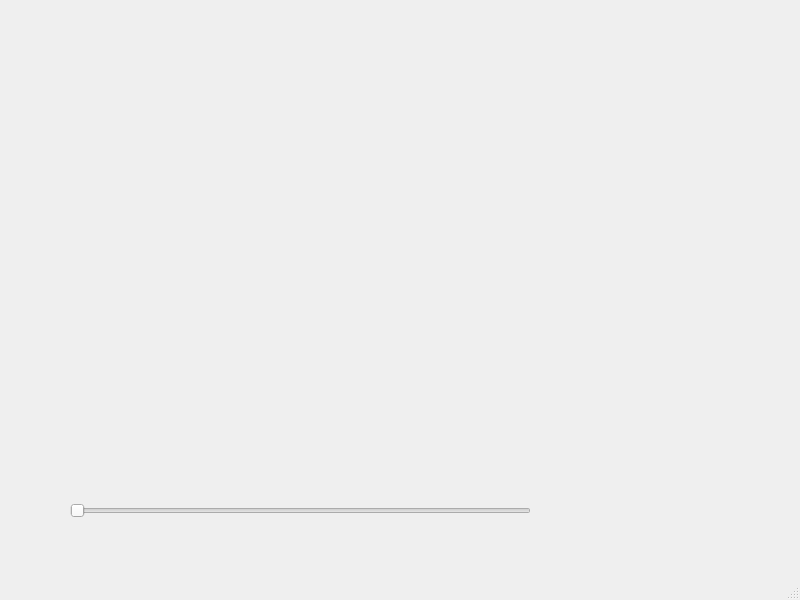
<?xml version="1.0" encoding="UTF-8"?>
<ui version="4.0">
 <class>MainWindow</class>
 <widget class="QMainWindow" name="MainWindow">
  <property name="geometry">
   <rect>
    <x>0</x>
    <y>0</y>
    <width>800</width>
    <height>600</height>
   </rect>
  </property>
  <property name="windowTitle">
   <string>MainWindow</string>
  </property>
  <widget class="QWidget" name="centralwidget">
   <widget class="QSlider" name="horizontalSlider">
    <property name="geometry">
     <rect>
      <x>70</x>
      <y>500</y>
      <width>461</width>
      <height>22</height>
     </rect>
    </property>
    <property name="orientation">
     <enum>Qt::Horizontal</enum>
    </property>
   </widget>
  </widget>
  <widget class="QMenuBar" name="menubar">
   <property name="geometry">
    <rect>
     <x>0</x>
     <y>0</y>
     <width>800</width>
     <height>21</height>
    </rect>
   </property>
  </widget>
  <widget class="QStatusBar" name="statusbar"/>
 </widget>
 <resources/>
 <connections/>
</ui>
